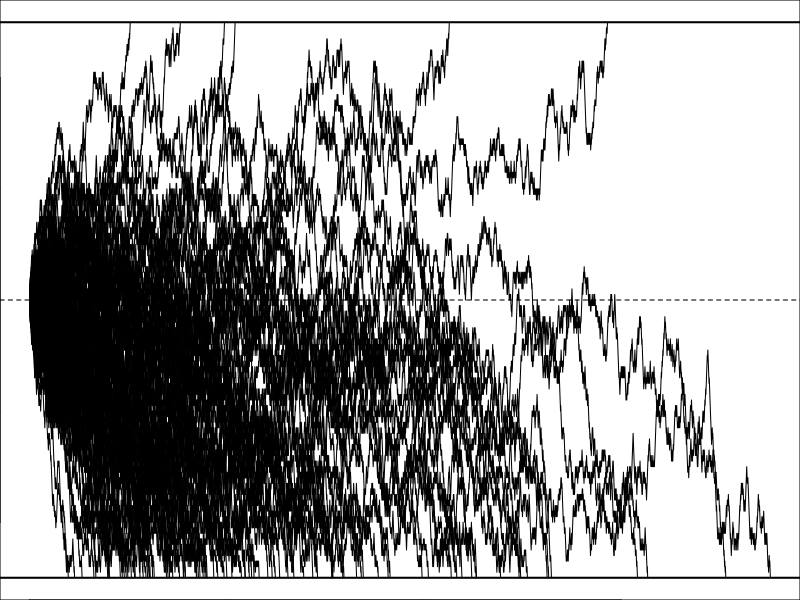
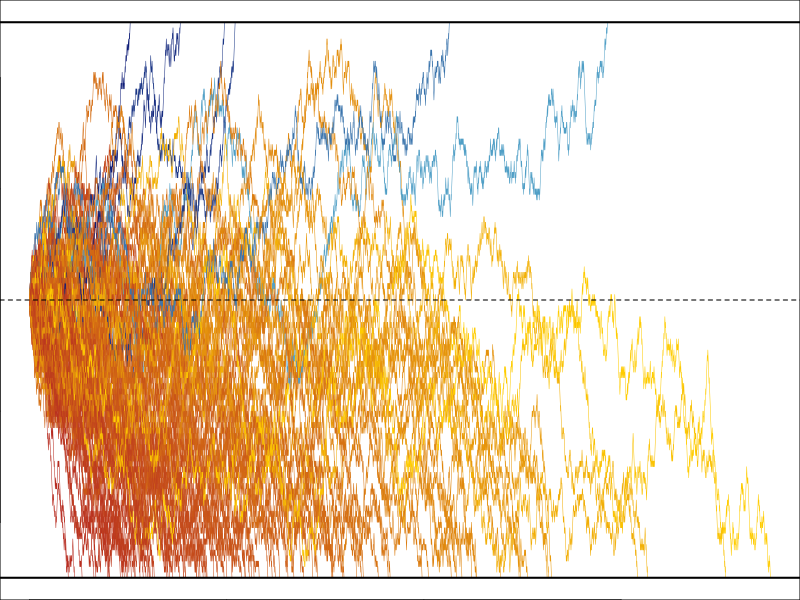
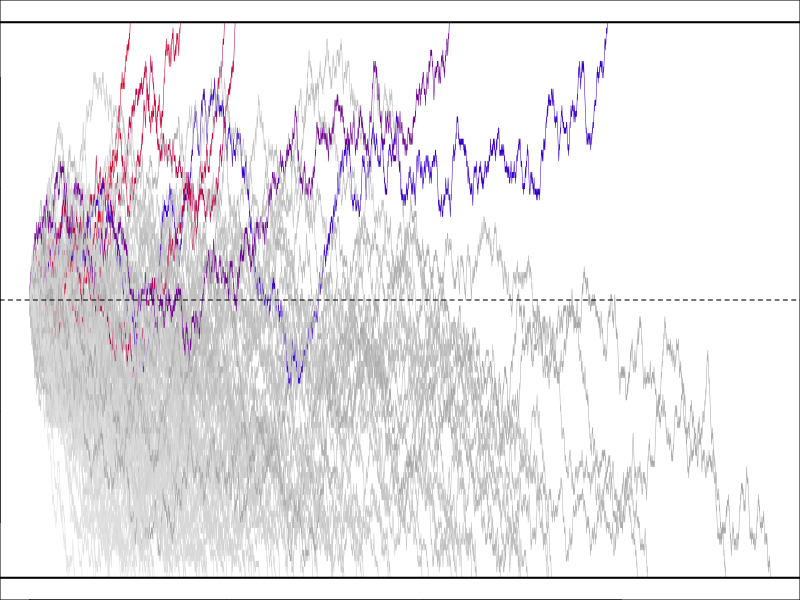
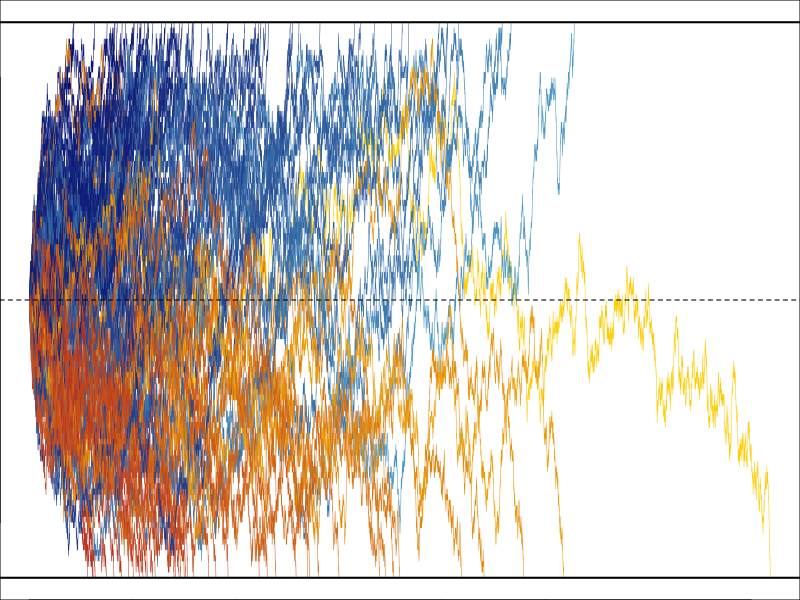

Source code (R) for these figures, in order:
# returns the random walk path values as a vector 
# (random walk always starts at 0)
# p: probability of increasing by 1
# stop if path value hits either `lower` or `upper`
run <- function(p, lower, upper) {
    values <- c(0)
    current <- 0
    while (current > lower & current < upper) {
        current <- current + ifelse(runif(1) < p, 1, -1)
        values <- c(values, current)
    }
    values
}

#####
# paths without any color
#####
N <- 100  # no. of paths to simulate
p <- 0.48
lower <- -50
upper <- 50

# simulate paths
set.seed(1055)
vlist <- replicate(N, run(p, lower, upper))

# get length of longest path
max_length <- max(sapply(vlist, length))

# make plot
par(mar = rep(0, 4))  # no margins
plot(c(1, max_length), c(lower, upper), type = "n")
for (i in 1:N) {
    lines(1:length(vlist[[i]]), vlist[[i]])
}
abline(h = 0, lty = "dashed")
abline(h = lower, lwd = 2)
abline(h = upper, lwd = 2)

#####
# paths with color
#####
# choose color for each path based on (i) length of path, and 
# (ii) whether lower or upper limit was hit
colorPicker <- function(values, max_length,
                        ls_color = c(178, 34, 34), ll_color = c(255, 204, 0),
                        us_color = c(0, 0, 102), ul_color = c(102, 204, 225)) {
    l <- length(values)
    if (values[l] < 0) {
        rgb_values <- (ls_color + (ll_color - ls_color) * l / max_length) / 255
    } else {
        rgb_values <- (us_color + (ul_color - us_color) * l / max_length) / 255
    }
    rgb(rgb_values[1], rgb_values[2], rgb_values[3])
}

#####
# paths with color
#####
# make plot with color
plot(c(1, max_length), c(lower, upper), type = "n")
for (i in 1:N) {
    lines(1:length(vlist[[i]]), vlist[[i]], 
          col = colorPicker(vlist[[i]], max_length), lwd = 0.5)
}
abline(h = 0, lty = "dashed")
abline(h = lower, lwd = 2)
abline(h = upper, lwd = 2)

#####
# paths with color, different color scale
#####
plot(c(1, max_length), c(lower, upper), type = "n")
for (i in 1:N) {
    lines(1:length(vlist[[i]]), vlist[[i]], 
          col = colorPicker(vlist[[i]], max_length,
                            ls_color = c(230, 230, 230), 
                            ll_color = c(166, 166, 166),
                            us_color = c(255, 0, 0),
                            ul_color = c(0, 0, 255)),
          lwd = 0.5)
}
abline(h = 0, lty = "dashed")
abline(h = lower, lwd = 2)
abline(h = upper, lwd = 2)

#####
# p = 0.5, 0.52 (change line 91)
#####
N <- 100
p <- 0.5
lower <- -50
upper <- 50
set.seed(1055)
vlist <- replicate(N, run(p, lower, upper))
max_length <- max(sapply(vlist, length))

# make plot
par(mar = rep(0, 4))  # no margins
plot(c(1, max_length), c(lower, upper), type = "n")
for (i in 1:N) {
    lines(1:length(vlist[[i]]), vlist[[i]], 
          col = colorPicker(vlist[[i]], max_length), lwd = 0.5)
}
abline(h = 0, lty = "dashed")
abline(h = lower, lwd = 2)
abline(h = upper, lwd = 2)